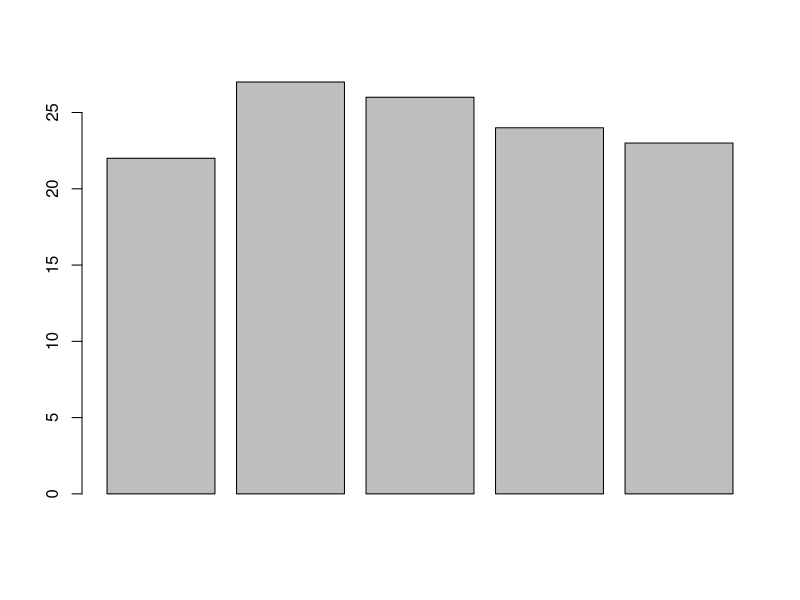
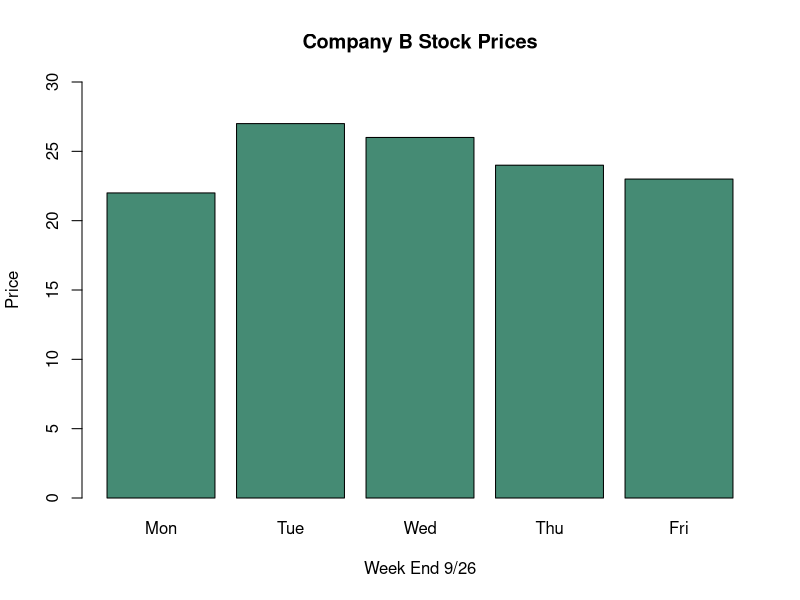
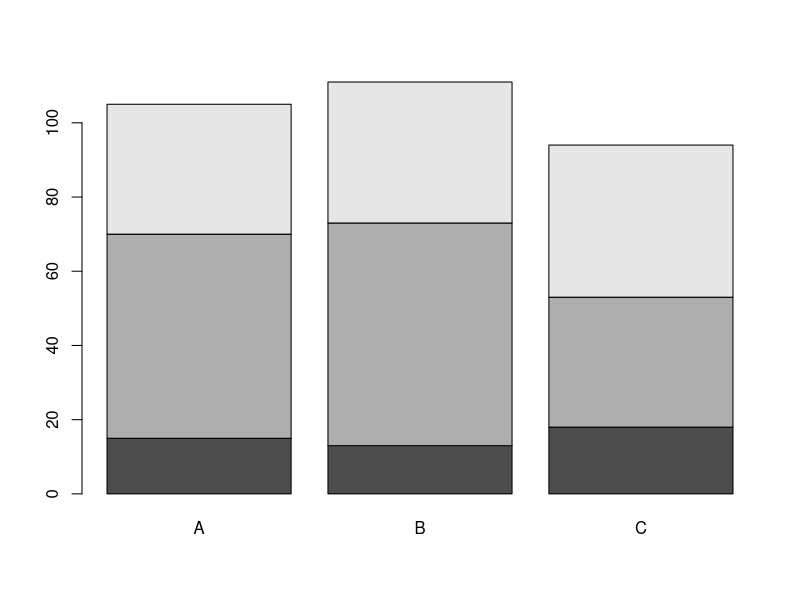
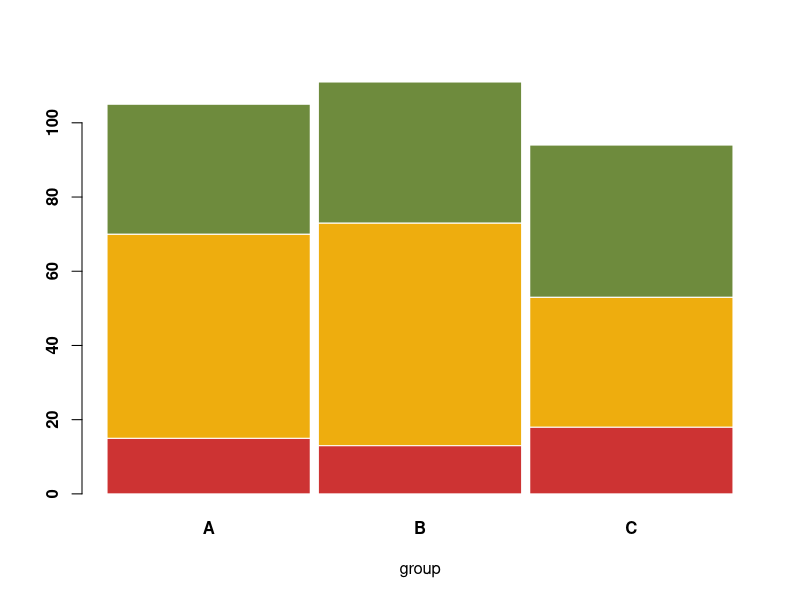

These charts were generated, in order, by the following R code:
B <- c(22, 27, 26, 24, 23)

barplot(B)
# barchart with added parameters
barplot(B,
        main = "Company B Stock Prices",
        xlab = "Week End 9/26",
        ylab = "Price",
        ylim =c(0,30),
        names.arg = c("Mon", "Tue", "Wed", "Thu", "Fri"),
        col = colors()[12],
        horiz = FALSE)

# Create data
set.seed(112)
Z = matrix( 
  c(15, 13,18,55,60,35, 35,38,41), # the data elements 
  nrow=3,              # number of rows 
  ncol=3,              # number of columns 
  byrow = TRUE)        # fill matrix by rows 
dimnames(Z) = list( 
    c("Sell", "Hold","Buy"),         # row names 
    c("A", "B", "C")) # column names 


# Get the stacked barplot
barplot(Z)
barplot(Z, 
        col=colors()[c(35,77, 89)] , 
        border="white", 
        space=0.04, 
        font.axis=2, 
        xlab="group")

